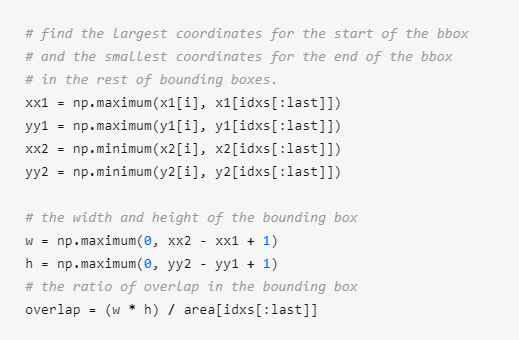
#> input picture simple_orc/p4ori.png, 519 x 340 px
$ python simple2.py
#> lines starting #> are read from the running program, lines starting #| are printed output that depends on the picture; after the words box and inside, x2 and y2 are one past the last pixel; in counts of white or black regions, pixels touching at a corner belong together
import cv2;
import numpy as np;

# NMS 方法（Non Maximum Suppression，非極大值抑制）
def nms(boxes, overlapThresh):
    if len(boxes) == 0:
        return []

    if boxes.dtype.kind == "i":
        boxes = boxes.astype("float")

    pick = []

    # 取四個座標陣列
    x1 = boxes[:, 0]
    y1 = boxes[:, 1]
    x2 = boxes[:, 2]
    y2 = boxes[:, 3]

    # 計算面積陣列
    area = (x2 - x1 + 1) * (y2 - y1 + 1)

    # 按得分排序（如沒有置信度得分，可按座標從小到大排序，如右下角座標）
    idxs = np.argsort(y2)

    # 開始遍歷，並刪除重複的框
    while len(idxs) > 0:
        # 將最右下方的框放入pick陣列
        last = len(idxs) - 1
        i = idxs[last]
        pick.append(i)

        # 找剩下的其餘框中最大座標和最小座標
        xx1 = np.maximum(x1[i], x1[idxs[:last]])
        yy1 = np.maximum(y1[i], y1[idxs[:last]])
        xx2 = np.minimum(x2[i], x2[idxs[:last]])
        yy2 = np.minimum(y2[i], y2[idxs[:last]])

        # 計算重疊面積佔對應框的比例，即 IoU
        w = np.maximum(0, xx2 - xx1 + 1)
        h = np.maximum(0, yy2 - yy1 + 1)
        overlap = (w * h) / area[idxs[:last]]

        # 如果 IoU 大於指定閾值，則刪除
        idxs = np.delete(idxs, np.concatenate(([last], np.where(overlap > overlapThresh)[0])))

    return boxes[pick].astype("int")

# 讀取圖片
imagePath = './p4ori.png'
img = cv2.imread(imagePath)
#> img is the input picture: shape (340, 519, 3); mean B, G, R 239.5, 239.4, 239.4

# 灰度化
gray = cv2.cvtColor(img, cv2.COLOR_BGR2GRAY)
vis = img.copy()
orig = img.copy()

# 呼叫 MSER 演算法
mser = cv2.MSER_create()
regions, boxes = mser.detectRegions(gray)  # 獲取文字區域
#> regions = 118 items; boxes = 118 rows, first 6: [160, 144, 15, 9], [176, 77, 15, 7], [168, 236, 23, 9], [215, 238, 16, 7], [429, 51, 16, 10], [413, 28, 16, 10]
hulls = [cv2.convexHull(p.reshape(-1, 1, 2)) for p in regions]  # 繪製文字區域
#> hulls = 118 contours; largest, box (x1, y1, x2, y2) and area: (160, 74, 200, 84) 344, (263, 281, 303, 291) 344, (263, 212, 303, 222) 344, (25, 121, 49, 133) 209, (216, 29, 247, 38) 204
cv2.polylines(img, hulls, 1, (0, 255, 0))
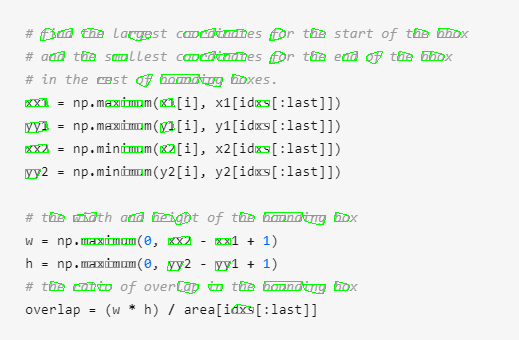
#> img: shape (340, 519, 3); 2.15% of pixels changed, all inside (x1, y1, x2, y2) = (25, 28, 461, 314)
# cv2.imshow('img', img) #不規則

# 將不規則檢測框處理成矩形框
keep = []
for c in hulls:
    x, y, w, h = cv2.boundingRect(c)
    keep.append([x, y, x + w, y + h])
    cv2.rectangle(vis, (x, y), (x + w, y + h), (255, 255, 0), 1)
#> this loop made 118 passes
#> (x, y, w, h) on passes 1, 2, 3, 5, 6, 7, 8, 9, 10, 11, 12, 13: (160, 144, 15, 9), (176, 77, 15, 7), (168, 236, 23, 9), (429, 51, 16, 10), (413, 28, 16, 10), (334, 281, 16, 10), (334, 212, 16, 10), (270, 28, 16, 13), (271, 284, 15, 7), (271, 215, 15, 7), (270, 51, 16, 13), (215, 261, 16, 10)
#> (c, x, y, w, h) on passes 4, 22, 29, 33, 34, 35: ([[230, 238], [230, 244], [215, 244], [216, 238]], 215, 238, 16, 7), ([[105, 238], [119, 238], [119, 244], [105, 244]], 105, 238, 15, 7), ([[105, 261], [119, 261], [119, 267], [105, 267]], 105, 261, 15, 7), ([[135, 175], [121, 175], [121, 169], [135, 169]], 121, 169, 15, 7), ([[135, 152], [121, 152], [121, 146], [135, 146]], 121, 146, 15, 7), ([[135, 129], [121, 129], [121, 123], [135, 123]], 121, 123, 15, 7)
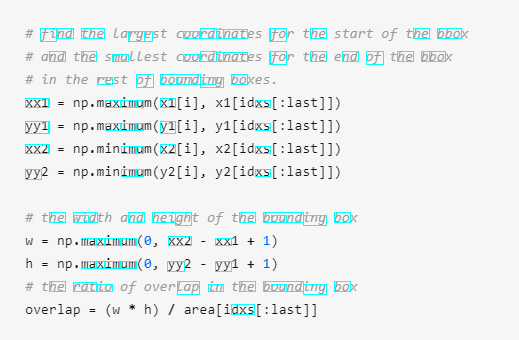
#> vis: shape (340, 519, 3); 2.51% of pixels changed, all inside (x1, y1, x2, y2) = (25, 28, 462, 315)
#> after the loop, keep = 118 items, first 6: [160, 144, 175, 153], [176, 77, 191, 84], [168, 236, 191, 245], [215, 238, 231, 245], [429, 51, 445, 61], [413, 28, 429, 38]


pick = nms(np.array(keep), overlapThresh=0.4)
#> in nms, `boxes = boxes.astype("float")`: boxes = 118 rows, first 6: [160, 144, 175, 153], [176, 77, 191, 84], [168, 236, 191, 245], [215, 238, 231, 245], [429, 51, 445, 61], [413, 28, 429, 38]
#> in nms, `x1 = boxes[:, 0]`: x1 = 118 values, max 437 at index 49, min 25 at index 38, mean 176.1
#> in nms, `y1 = boxes[:, 1]`: y1 = 118 values, max 304 at index 71, min 28 at index 5, mean 145.7
#> in nms, `x2 = boxes[:, 2]`: x2 = 118 values, max 461 at index 49, min 41 at index 41, mean 194.4
#> in nms, `y2 = boxes[:, 3]`: y2 = 118 values, max 314 at index 71, min 38 at index 5, mean 154.8
#> in nms, `area = (x2 - x1 + 1) * (y2 - y1 + 1)`: area = 118 values, max 451 at index 44, min 128 at index 1, mean 196.2
#> in nms, `idxs = np.argsort(y2)`: idxs = 118 values, max 117 at index 15, min 0 at index 67, mean 58.5
#> the loop in nms, `while len(idxs) > 0:` made 76 passes
#> (last, i) on passes 1 to 12: (117, 71), (116, 91), (115, 61), (114, 9), (113, 29), (111, 54), (109, 95), (108, 73), (107, 45), (106, 70), (105, 62), (104, 72)
#> after the loop in nms, `while len(idxs) > 0:`: idxs = empty array; pick = 76 values, max 117 at index 65, min 0 at index 33, mean 67.36
#> pick = 76 rows, first 6: [231, 304, 254, 314], [177, 281, 199, 294], [303, 284, 326, 294], [271, 284, 286, 291], [73, 282, 96, 291], [334, 281, 350, 291]
for (startX, startY, endX, endY) in pick:
    cv2.rectangle(orig, (startX, startY), (endX, endY), (0, 0, 255), 1)
#> this loop made 76 passes
#> (startX, startY, endX, endY) on passes 1 to 12: (231, 304, 254, 314), (177, 281, 199, 294), (303, 284, 326, 294), (271, 284, 286, 291), (73, 282, 96, 291), (334, 281, 350, 291), (97, 284, 112, 291), (208, 284, 223, 291), (49, 281, 65, 291), (239, 281, 255, 291), (263, 281, 303, 291), (215, 261, 231, 271)
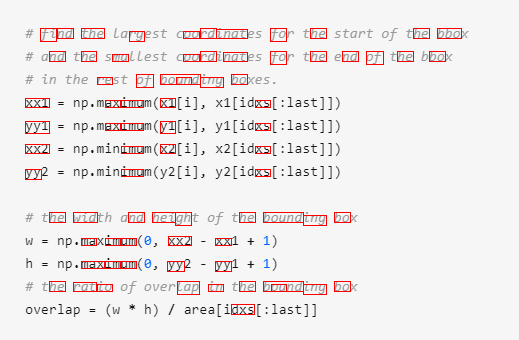
#> orig: shape (340, 519, 3); 2.37% of pixels changed, all inside (x1, y1, x2, y2) = (25, 28, 462, 315)

boxing_list = [img, vis, orig]
boxing = np.concatenate(boxing_list, axis=0)
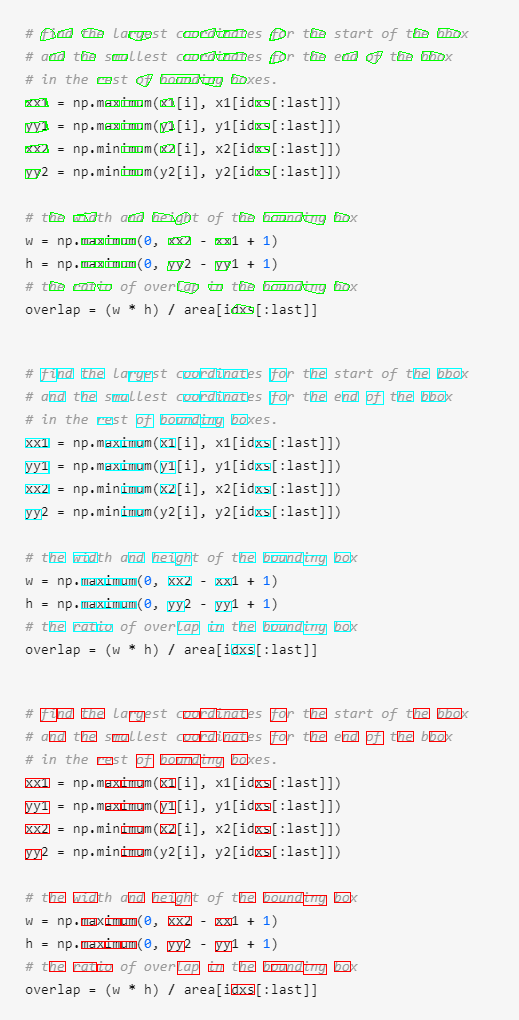
#> boxing: shape (1020, 519, 3); mean of channels 0, 1, 2 236.4, 238.2, 236.2; drawn as B, G, R

cv2.imshow("hulls", boxing)
cv2.waitKey(0)
